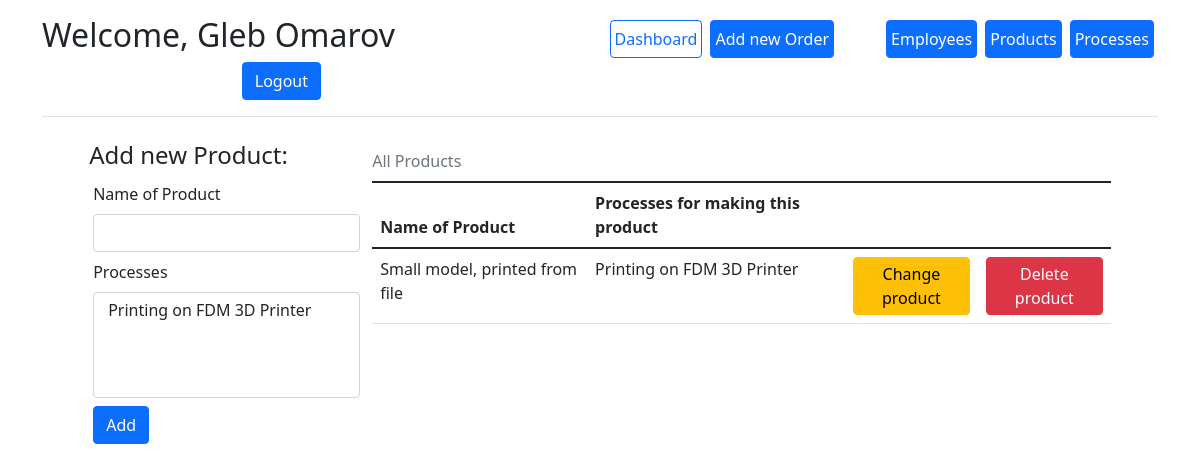
The page /add_product (signed in) on the database as committed earlier.
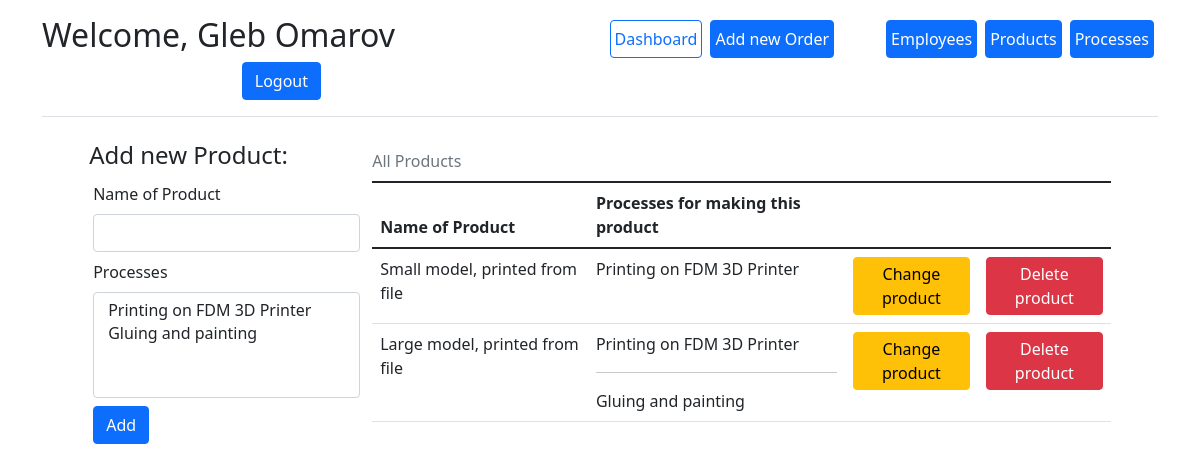
The same page on the database as committed later.
### app/models.py (models this page shows)
class Product(db.Model):
    product_id = db.Column(db.Integer, primary_key=True, nullable=False, autoincrement=True)
    name = db.Column("Name", db.String)
    processes = db.relationship("Process", secondary=product_processes, back_populates="products")
    orders = db.relationship("Order", secondary=orders_products, back_populates="products")

class Process(db.Model):
    process_id = db.Column(db.Integer, primary_key=True, nullable=False, autoincrement=True)
    name = db.Column("Name", db.String)
    responsible_employee = db.Column(db.Integer, db.ForeignKey('employee.id'))
    products = db.relationship("Product", secondary=product_processes, back_populates="processes")
    processes_in_order = db.relationship('ProcessInOrder', backref='Process', lazy='dynamic')

### app/routes.py (the view)
@process_app.route('/add_product', methods=['get', 'post'])
@login_required
def add_product():
    if not current_user.admin:
        return redirect(url_for('dashboard'))
    table = models.Product.query.all()
    form = AddProduct()
    form.processes.choices = [
        (process.process_id, process.name) for process in models.Process.query.all()
    ]
    if form.is_submitted():
        new_product = models.Product(name=form.name.data)
        db.session.add(new_product)
        db.session.commit()
        return redirect(url_for('add_product'))
    return render_template('add_product.html', form=form, table=table)

### app/forms.py
class AddProduct(FlaskForm):
    name = StringField("Name of Product", validators=[InputRequired()])
    processes = SelectMultipleField("Processes")
    submit = SubmitField()

### app/__init__.py (called while the page is built)
@login_manager.user_loader
def load_user(user_id):
    return Employee.query.get(int(user_id))

### app/templates/add_product.html (shortened to what this page needs)
{% extends "base.html" %}
{% block content %}
<div class="container">
    <div class="row g-3 justify-content-md-center">
        <form action="" method="post" class="col-3">
            <h4>Add new Product:</h4>
            {{ form.name.label(class="form-label m-1") }}
            {{ form.name(class="form-control m-1") }}
            {{ form.processes.label(class="form-label m-1") }}
            {{ form.processes(class="form-select m-1", size=4, multiple=True) }}
            {{ form.submit(class="btn btn-primary m-1", value="Add") }}
        </form>
        <div class="col-8">
            <table class="table table-hover">
                <caption class="caption-top">All Products</caption>
                <thead>
                <tr>
                    <th scope="col">Name of Product</th>
                    <th scope="col">Processes for making this product</th>
                    <th scope="col" style="width:18%;"></th>
                    <th scope="col" style="width:18%;"></th>
                </tr>
                </thead>
                <tbody>
                {% for product in table %}
                <tr>
                    <td>{{ product.name }}</td>
                    <td>
                        {% for process in product.processes %}
                        {{ process.name }}
                        {% if loop.index < product.processes|length %}
                        <br>
                        <hr>
                        {% endif %}
                                                {% endfor %}
                    </td>
                    <td>
                        <a href="" class="btn btn-warning p-1">Change product</a>
                    </td>
                    <td>
                        <a href="{{ url_for('remove_product', product_id=product.product_id) }}"
                           class="btn btn-danger p-1">Delete
                            product</a>
                    </td>
                </tr>
                {% endfor %}
                </tbody>
            </table>
        </div>
    </div>
</div>
{% endblock %}

Rows that differ between the two databases and show on the page:
added Product: name "Large model, printed from file", Process (name "Printing on FDM 3D Printer")
added Process: name "Gluing and painting", shown under "Large model, printed from file"
Other text that changed with them:
form field processes: "Printing on FDM 3D Printer" → "Printing on FDM 3D Printer / Gluing and painting"
